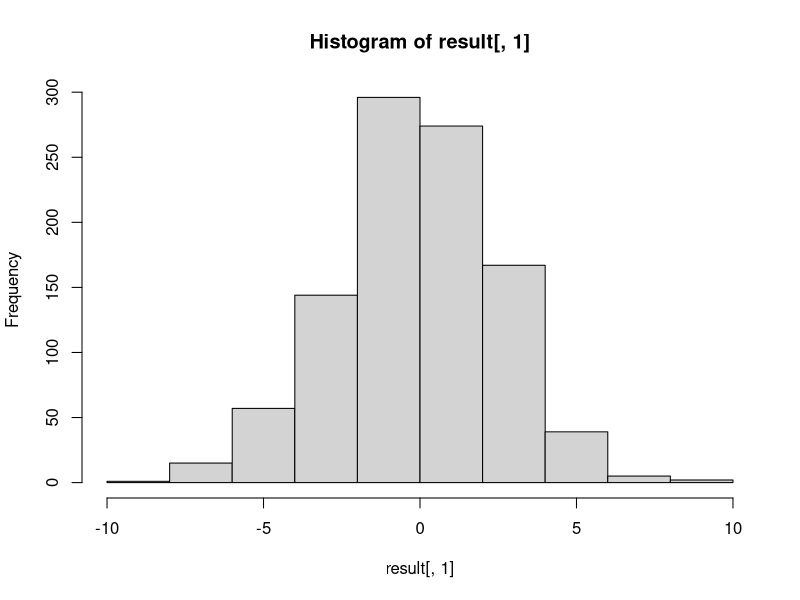
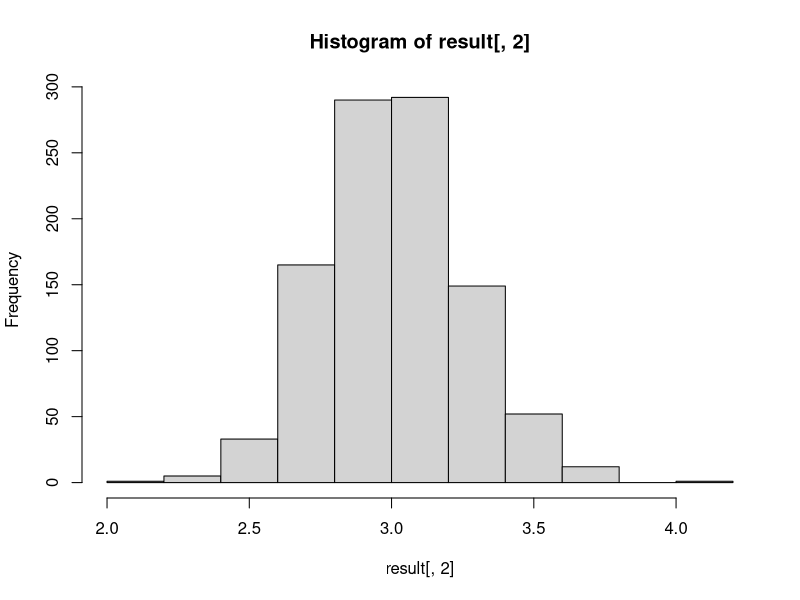
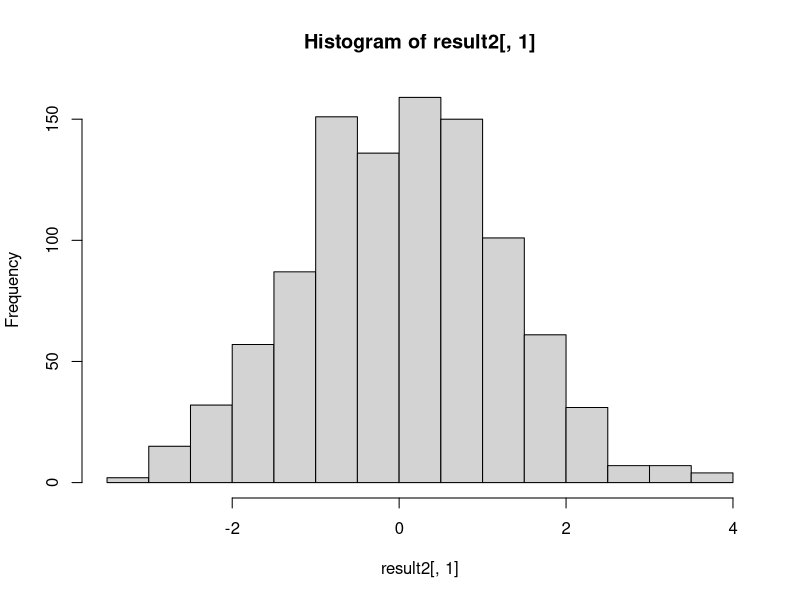
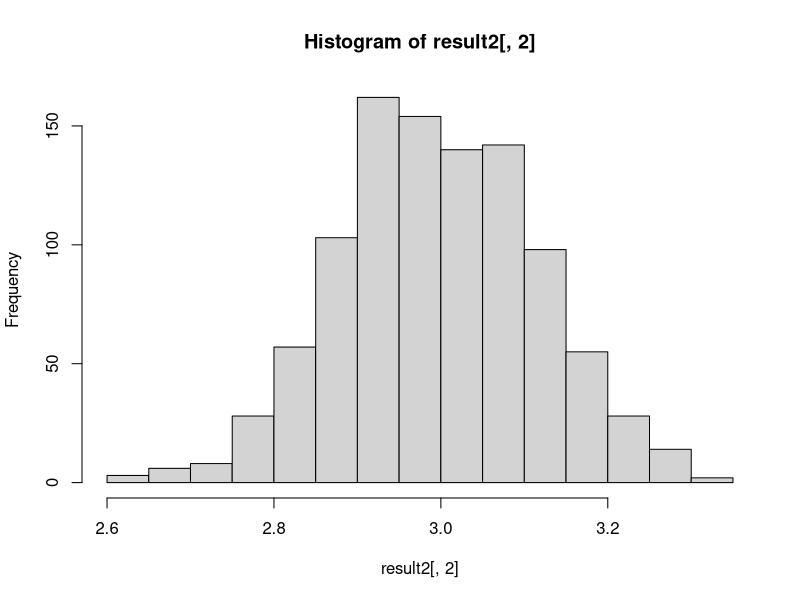
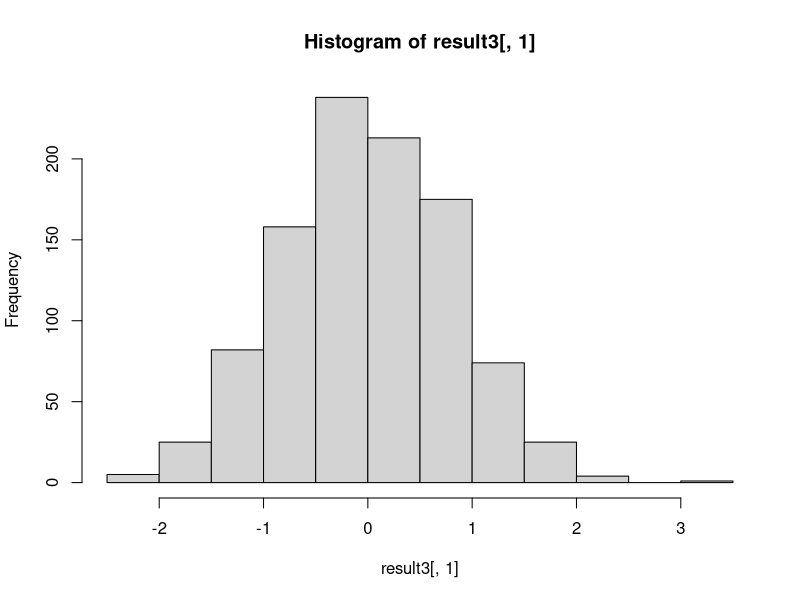
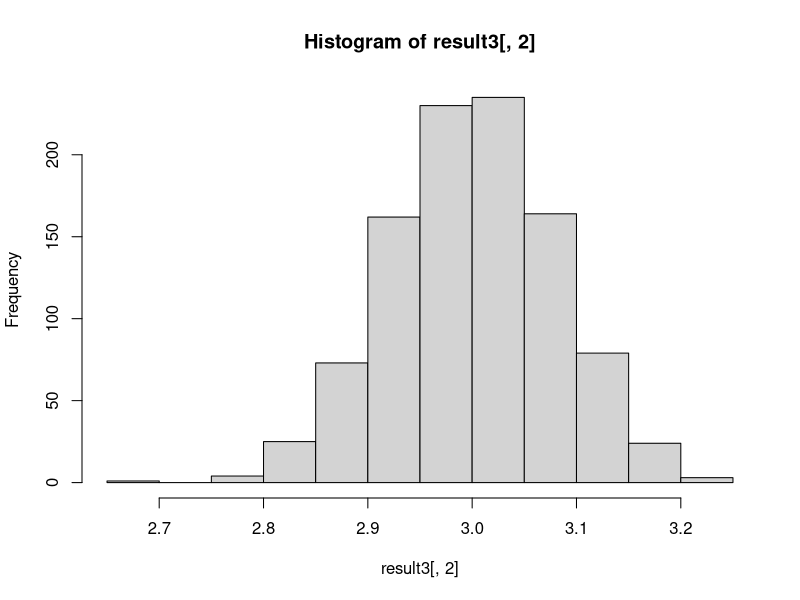
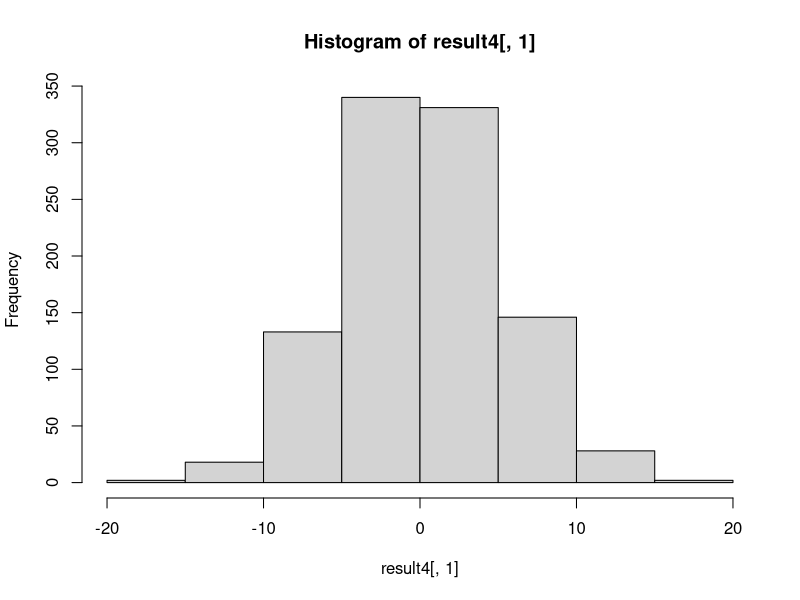
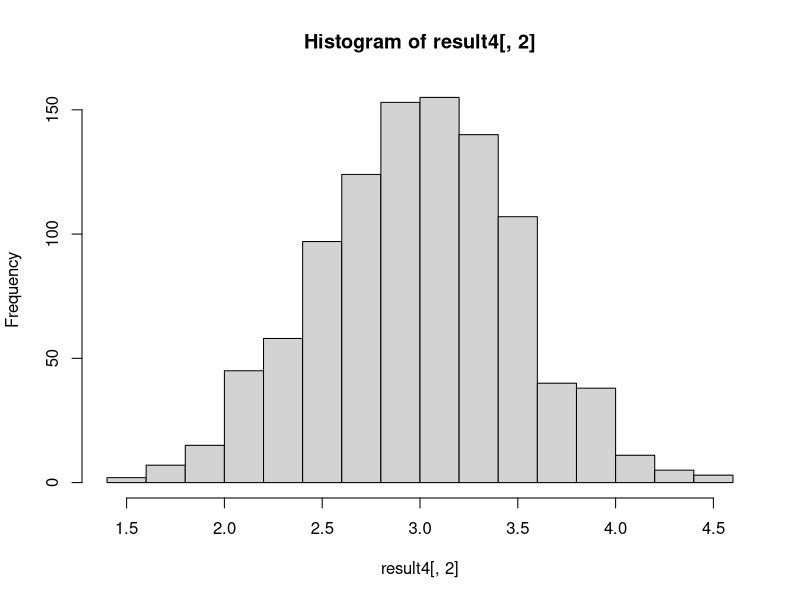

R code for these plots, in order:
## ---- chunk 1
  result <- matrix(nrow = 1000, ncol = 2)
  
  for(i in 1:1000) {
    X <- rnorm(100, mean = 10, sd = 2)
    epsilon <- rnorm(100, mean = 0, sd = 5)
    Y <- 3 * X + epsilon
    
    model <- lm(Y ~ X)

    result[i, 1] <- model$coefficients[1]
    result[i, 2] <- model$coefficients[2]
  }
  
  #Intercept histogram:
  hist(result[, 1])
  #Slope histogram:
  hist(result[, 2])

## ---- chunk 2
  result2 <- matrix(nrow = 1000, ncol = 2)
  
  for(i in 1:1000) {
    X <- rnorm(500, mean = 10, sd = 2)
    epsilon <- rnorm(500, mean = 0, sd = 5)
    Y <- 3 * X + epsilon
    
    model <- lm(Y ~ X)

    result2[i, 1] <- model$coefficients[1]
    result2[i, 2] <- model$coefficients[2]
  }
  
  #Intercept histogram for 500: 
  hist(result2[, 1])
  #"Slope histogram for 500:
  hist(result2[, 2])

## ---- chunk 3
  result3 <- matrix(nrow = 1000, ncol = 2)
  
  for(i in 1:1000) {
    X <- rnorm(1000, mean = 10, sd = 2)
    epsilon <- rnorm(1000, mean = 0, sd = 5)
    Y <- 3 * X + epsilon
    
    model <- lm(Y ~ X)

    result3[i, 1] <- model$coefficients[1]
    result3[i, 2] <- model$coefficients[2]
  }
  
  #Intercept histogram for 1000: 
  hist(result3[, 1])
  #"Slope histogram for 1000:
  hist(result3[, 2])
## ---- chunk 4
  result4 <- matrix(nrow = 1000, ncol = 2)
  
  for(i in 1:1000) {
    X <- rnorm(100, mean = 10, sd = 2)
    epsilon <- rnorm(100, mean = 0, sd = 10)
    Y <- 3 * X + epsilon
    
    model <- lm(Y ~ X)

    result4[i, 1] <- model$coefficients[1]
    result4[i, 2] <- model$coefficients[2]
  }
  
  #Intercept histogram with doubled sd:
  hist(result4[, 1])
  #Slope histogram with doubled sd: 
  hist(result4[, 2])

## ---- chunk 5
  # Create matrices to store results
  resulta <- matrix(nrow = 1000, ncol = 2)
  resultb <- matrix(nrow = 1000, ncol = 2)
  
  
  for(i in 1:1000) {
    X <- rnorm(100, mean = 10, sd = 2)
    Y <- rnorm(100, mean = 10, sd = 2)
    
    model <- lm(Y ~ X)
    
    resulta[i, 1] <- model$coefficients[1]
    resulta[i, 2] <- model$coefficients[2]
  }
  

  for(i in 1:1000) {
    X <- rnorm(500, mean = 10, sd = 2)
    Y <- rnorm(500, mean = 10, sd = 2)
    
    model <- lm(Y ~ X)
    
    resultb[i, 1] <- model$coefficients[1]
    resultb[i, 2] <- model$coefficients[2]
  }
  
  # Histograms with x & y independent
  hist(resulta[, 1])
  hist(resulta[, 2])
  
  # Histograms for x & y independent size 500
  hist(resultb[, 1])
  hist(resultb[, 2])

## ---- chunk 6
library(datasets)
attach(anscombe)

## ---- chunk 7
model1 <- lm(y1 ~ x1, data = anscombe)
model2 <- lm(y2 ~ x2, data = anscombe)
model3 <- lm(y3 ~ x3, data = anscombe)
model4 <- lm(y4 ~ x4, data = anscombe)

summary(model1)
summary(model2)
summary(model3)
summary(model4)


## ---- chunk 8

plot(anscombe$x1, anscombe$y1, main = "y1 vs x1")
abline(model1, col = "red")

# Plotting y2 vs x2
plot(anscombe$x2, anscombe$y2, main = "y2 vs x2")
abline(model2, col = "red")

# Plotting y3 vs x3
plot(anscombe$x3, anscombe$y3, main = "y3 vs x3")
abline(model3, col = "red")

# Plotting y4 vs x4
plot(anscombe$x4, anscombe$y4, main = "y4 vs x4")
abline(model4, col = "red")

